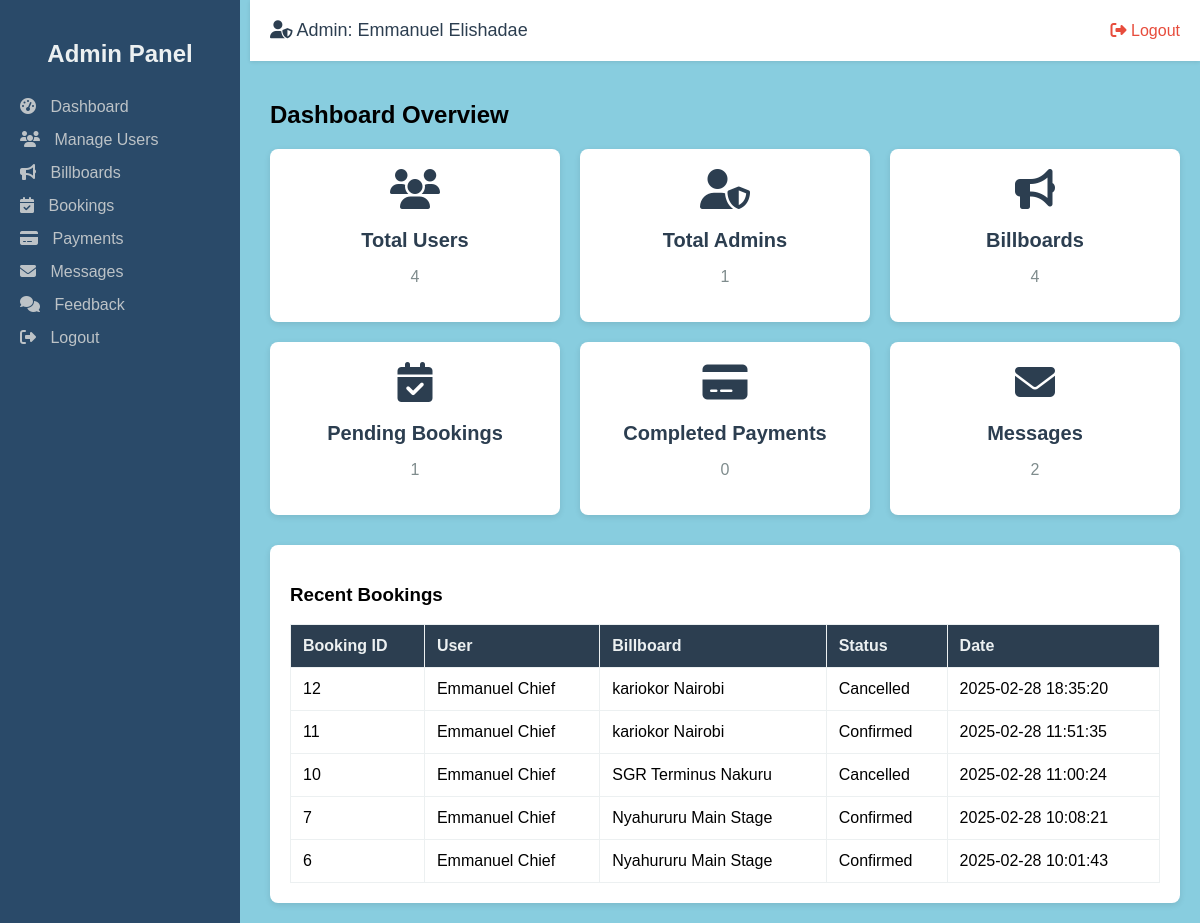
/admin_dashboard.php (signed in), run on the app's committed database.
### tables this page shows
CREATE TABLE `bookings` (
  `booking_id` int(11) NOT NULL,
  `user_id` int(11) NOT NULL,
  `billboard_id` int(11) NOT NULL,
  `start_date` date NOT NULL,
  `end_date` date NOT NULL,
  `status` varchar(20) NOT NULL DEFAULT 'Pending',
  `created_at` timestamp NOT NULL DEFAULT current_timestamp(),
  `booking_date` timestamp NOT NULL DEFAULT current_timestamp()
);

CREATE TABLE `users` (
  `user_id` int(11) NOT NULL,
  `full_name` varchar(255) NOT NULL,
  `email` varchar(255) NOT NULL,
  `phone` varchar(20) NOT NULL,
  `password_hash` varchar(255) NOT NULL,
  `created_at` timestamp NOT NULL DEFAULT current_timestamp()
);

CREATE TABLE `billboards` (
  `billboard_id` int(11) NOT NULL,
  `location` varchar(255) NOT NULL,
  `size` varchar(50) NOT NULL,
  `availability` enum('Available','Booked') DEFAULT 'Available',
  `price` decimal(10,2) NOT NULL,
  `image` varchar(255) DEFAULT NULL,
  `created_at` timestamp NOT NULL DEFAULT current_timestamp(),
  `status` enum('Available','Booked') DEFAULT 'Available',
  `price_per_day` double DEFAULT NULL
);

### admin_dashboard.php (the view, shortened to what this page needs)
<?php
include 'db_connect.php';
$admin_email = $_SESSION['admin_email'];
$stmt = $conn->prepare("SELECT * FROM admins WHERE email = ?");
$stmt->bind_param("s", $admin_email);
$stmt->execute();
$admin = $stmt->get_result()->fetch_assoc();
$totalUsers      = $conn->query("SELECT COUNT(*) as total FROM users")->fetch_assoc()['total'];
$totalAdmins     = $conn->query("SELECT COUNT(*) as total FROM admins")->fetch_assoc()['total'];
$totalBillboards = $conn->query("SELECT COUNT(*) as total FROM billboards")->fetch_assoc()['total'];
$pendingBookings = $conn->query("SELECT COUNT(*) as total FROM bookings WHERE status='Pending'")->fetch_assoc()['total'];
$totalPayments   = $conn->query("SELECT COUNT(*) as total FROM payments WHERE payment_status='Completed'")->fetch_assoc()['total'];
$totalMessages   = $conn->query("SELECT COUNT(*) as total FROM contact_messages")->fetch_assoc()['total'];
?>
<!DOCTYPE html>
<html lang="en">
<head>
</head>
<body>
  <div class="sidebar">
    <h2>Admin Panel</h2>
    <a href="admin_dashboard.php"><i class="fas fa-tachometer-alt"></i> Dashboard</a>
    <a href="manage_users.php"><i class="fas fa-users"></i> Manage Users</a>
    <a href="manage_billboards.php"><i class="fas fa-bullhorn"></i> Billboards</a>
    <a href="manage_bookings.php"><i class="fas fa-calendar-check"></i> Bookings</a>
    <a href="manage_payments.php"><i class="fas fa-credit-card"></i> Payments</a>
    <a href="manage_messages.php"><i class="fas fa-envelope"></i> Messages</a>
    <a href="manage_feedback.php"><i class="fas fa-comments"></i> Feedback</a>
    <a href="logout.php"><i class="fas fa-sign-out-alt"></i> Logout</a>
  </div>
  <div class="header">
    <div class="admin-info">
      <i class="fas fa-user-shield"></i> Admin: <?php echo htmlspecialchars($admin['full_name']); ?>
    </div>
    <a href="logout.php" class="logout"><i class="fas fa-sign-out-alt"></i> Logout</a>
  </div>
  <div class="content">
    <h2>Dashboard Overview</h2>
    <div class="cards">
      <div class="card">
        <i class="fas fa-users"></i>
        <h3>Total Users</h3>
        <p><?php echo $totalUsers; ?></p>
      </div>
      <div class="card">
        <i class="fas fa-user-shield"></i>
        <h3>Total Admins</h3>
        <p><?php echo $totalAdmins; ?></p>
      </div>
      <div class="card">
        <i class="fas fa-bullhorn"></i>
        <h3>Billboards</h3>
        <p><?php echo $totalBillboards; ?></p>
      </div>
      <div class="card">
        <i class="fas fa-calendar-check"></i>
        <h3>Pending Bookings</h3>
        <p><?php echo $pendingBookings; ?></p>
      </div>
      <div class="card">
        <i class="fas fa-credit-card"></i>
        <h3>Completed Payments</h3>
        <p><?php echo $totalPayments; ?></p>
      </div>
      <div class="card">
        <i class="fas fa-envelope"></i>
        <h3>Messages</h3>
        <p><?php echo $totalMessages; ?></p>
      </div>
    </div>
    <div class="table-container">
      <h3>Recent Bookings</h3>
      <table>
        <tr>
          <th>Booking ID</th>
          <th>User</th>
          <th>Billboard</th>
          <th>Status</th>
          <th>Date</th>
        </tr>
        <?php
        $resultRecent = $conn->query("SELECT b.booking_id, u.full_name as user_name, bi.location, b.status, b.created_at
                                       FROM bookings b
                                       JOIN users u ON b.user_id = u.user_id
                                       JOIN billboards bi ON b.billboard_id = bi.billboard_id
                                       ORDER BY b.created_at DESC LIMIT 5");
        while($row = $resultRecent->fetch_assoc()):
        ?>
        <tr>
          <td><?php echo $row['booking_id']; ?></td>
          <td><?php echo htmlspecialchars($row['user_name']); ?></td>
          <td><?php echo htmlspecialchars($row['location']); ?></td>
          <td><?php echo $row['status']; ?></td>
          <td><?php echo $row['created_at']; ?></td>
        </tr>
        <?php endwhile; ?>
      </table>
    </div>
  </div>
</body>
</html>

### admin_dashboard.php (style rules this page uses)
body { margin: 0; font-family: Arial, sans-serif; background:rgb(136, 205, 223); }
.sidebar { position: fixed; left: 0; top: 0; bottom: 0; width: 200px; background:rgb(42, 74, 105); padding: 20px; color: #ecf0f1; overflow-y: auto; }
.sidebar h2 { text-align: center; margin-bottom: 30px; }
.sidebar a { display: block; color: #bdc3c7; text-decoration: none; margin: 15px 0; font-size: 16px; }
.sidebar a i { margin-right: 10px; }
.header { margin-left: 250px; background: #fff; padding: 20px; box-shadow: 0 1px 4px rgba(0,0,0,0.1); display: flex; justify-content: space-between; align-items: center; }
.header .admin-info { font-size: 18px; color: #2c3e50; }
.header .logout { color: #e74c3c; text-decoration: none; font-size: 16px; }
.content { margin-left: 250px; padding: 20px; }
.cards { display: flex; flex-wrap: wrap; gap: 20px; }
.card { background: #fff; flex: 1; min-width: 200px; padding: 20px; border-radius: 8px; box-shadow: 0 2px 6px rgba(0,0,0,0.1); text-align: center; }
.card i { font-size: 40px; color: #2c3e50; margin-bottom: 10px; }
.card h3 { margin: 10px 0; font-size: 20px; color: #2c3e50; }
.card p { font-size: 16px; color: #7f8c8d; }
.table-container { margin-top: 30px; background: #fff; padding: 20px; border-radius: 8px; box-shadow: 0 2px 6px rgba(0,0,0,0.1); }
.table-container table { width: 100%; border-collapse: collapse; }
.table-container th, .table-container td { padding: 12px; border: 1px solid #ecf0f1; text-align: left; }
.table-container th { background: #2c3e50; color: #ecf0f1; }

### data on the page
bookings: booking_id "12", user.full_name "Emmanuel Chief", billboard.location "kariokor Nairobi", status "Cancelled", created_at "2025-02-28 18:35:20"
bookings: booking_id "11", user.full_name "Emmanuel Chief", billboard.location "kariokor Nairobi", status "Confirmed", created_at "2025-02-28 11:51:35"
bookings: booking_id "10", user.full_name "Emmanuel Chief", billboard.location "SGR Terminus Nakuru", status "Cancelled", created_at "2025-02-28 11:00:24"
bookings: booking_id "7", user.full_name "Emmanuel Chief", billboard.location "Nyahururu Main Stage", status "Confirmed", created_at "2025-02-28 10:08:21"
bookings: booking_id "6", user.full_name "Emmanuel Chief", billboard.location "Nyahururu Main Stage", status "Confirmed", created_at "2025-02-28 10:01:43"

### other printed values
$admin['full_name'] "Emmanuel Elishadae"
$totalUsers "4"
$totalAdmins "1"
$totalBillboards "4"
$pendingBookings "1"
$totalPayments "0"
$totalMessages "2"
